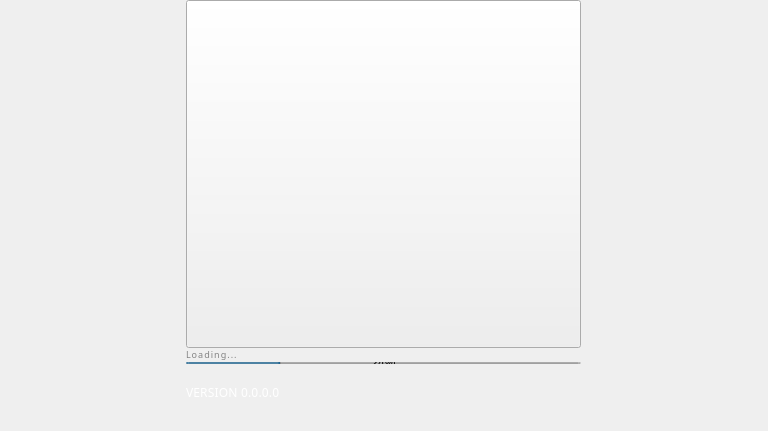
<?xml version="1.0" encoding="UTF-8"?>
<ui version="4.0">
<class>Splash</class>
	<widget class="QWidget"
      		name="Splash">
		<property name="geometry">
			<rect>
				<x>0</x>
				<y>0</y>
				<width>768</width>
				<height>431</height>
			</rect>
		</property>
		<property name="minimumSize">
			<size>
				<width>768</width>
				<height>431</height>
			</size>
		</property>
		<property name="maximumSize">
			<size>
				<width>16777215</width>
				<height>700</height>
			</size>
		</property>
		<property name="windowTitle">
			<string>Form</string>
		</property>
		<layout class="QVBoxLayout"
      			name="verticalLayout_2">
			<property name="spacing">
				<number>0</number>
			</property>
			<property name="leftMargin">
				<number>0</number>
			</property>
			<property name="topMargin">
				<number>0</number>
			</property>
			<property name="rightMargin">
				<number>0</number>
			</property>
			<property name="bottomMargin">
				<number>0</number>
			</property>
			<item>
				<widget class="QFrame"
      					name="frame">
					<property name="minimumSize">
						<size>
							<width>750</width>
							<height>520</height>
						</size>
					</property>
					<property name="styleSheet">
						<string notr="true"/>
					</property>
					<property name="frameShape">
						<enum>QFrame::NoFrame</enum>
					</property>
					<property name="frameShadow">
						<enum>QFrame::Plain</enum>
					</property>
					<layout class="QVBoxLayout"
      						name="verticalLayout">
						<property name="spacing">
							<number>0</number>
						</property>
						<property name="leftMargin">
							<number>0</number>
						</property>
						<property name="topMargin">
							<number>0</number>
						</property>
						<property name="rightMargin">
							<number>0</number>
						</property>
						<property name="bottomMargin">
							<number>0</number>
						</property>
						<property name="alignment">
							<set>Qt::AlignTop|Qt::AlignHCenter</set>
						</property>
						<item>
							<widget class="QPushButton"
      								name="imgLogo">
								<property name="minimumSize">
									<size>
										<width>395</width>
										<height>348</height>
									</size>
								</property>
								<property name="focusPolicy">
									<enum>Qt::NoFocus</enum>
								</property>
								<property name="text">
									<string/>
								</property>
								<property name="iconSize">
									<size>
										<width>395</width>
										<height>348</height>
									</size>
								</property>
							</widget>
						</item>
						<item>
							<widget class="QWidget"
      								name="horizontalWidget"
      								native="true">
								<property name="minimumSize">
									<size>
										<width>395</width>
										<height>12</height>
									</size>
								</property>
								<property name="maximumSize">
									<size>
										<width>395</width>
										<height>12</height>
									</size>
								</property>
								<widget class="QLabel"
      									name="lblMessage">
									<property name="geometry">
										<rect>
											<x>0</x>
											<y>0</y>
											<width>395</width>
											<height>12</height>
										</rect>
									</property>
									<property name="sizePolicy">
										<sizepolicy hsizetype="Maximum"
          											vsizetype="Maximum">
											<horstretch>0</horstretch>
											<verstretch>0</verstretch>
										</sizepolicy>
									</property>
									<property name="minimumSize">
										<size>
											<width>0</width>
											<height>0</height>
										</size>
									</property>
									<property name="maximumSize">
										<size>
											<width>235</width>
											<height>22</height>
										</size>
									</property>
									<property name="styleSheet">
										<string notr="true">
											height: 11px;
											width: 91px;
											color: #828282;
											font-family: Nevan;
											font-size: 9px;
											letter-spacing: 1.04px;
											line-height: 12px;
										</string>
									</property>
									<property name="text">
										<string>Loading...</string>
									</property>
									<property name="alignment">
										<set>Qt::AlignTop|Qt::AlignLeft</set>
									</property>
								</widget>
							</widget>
						</item>
						<item>
							<widget class="QWidget"
      								name="layoutProgress"
      								native="true">
								<property name="minimumSize">
									<size>
										<width>395</width>
										<height>4</height>
									</size>
								</property>
								<property name="maximumSize">
									<size>
										<width>395</width>
										<height>4</height>
									</size>
								</property>
								<layout class="QHBoxLayout"
      									name="horizontalLayout">
									<property name="spacing">
										<number>0</number>
									</property>
									<property name="leftMargin">
										<number>0</number>
									</property>
									<property name="topMargin">
										<number>2</number>
									</property>
									<property name="rightMargin">
										<number>0</number>
									</property>
									<property name="bottomMargin">
										<number>0</number>
									</property>
									<item>
										<widget class="QProgressBar"
      											name="progressBar">
											<property name="value">
												<number>24</number>
											</property>
										</widget>
									</item>
								</layout>
							</widget>
						</item>
						<item>
							<spacer name="horizontalSpacer_1">
								<property name="orientation">
									<enum>Qt::Vertical</enum>
								</property>
								<property name="sizeType">
									<enum>QSizePolicy::Fixed</enum>
								</property>
								<property name="sizeHint"
        									stdset="0">
									<size>
										<width>40</width>
										<height>20</height>
									</size>
								</property>
							</spacer>
						</item>
						<item>
							<widget class="QLabel"
      								name="lblVersion">
								<property name="geometry">
									<rect>
										<x>0</x>
										<y>0</y>
										<width>200</width>
										<height>16</height>
									</rect>
								</property>
								<property name="sizePolicy">
									<sizepolicy hsizetype="Maximum"
          										vsizetype="Maximum">
										<horstretch>0</horstretch>
										<verstretch>0</verstretch>
									</sizepolicy>
								</property>
								<property name="minimumSize">
									<size>
										<width>0</width>
										<height>0</height>
									</size>
								</property>
								<property name="maximumSize">
									<size>
										<width>200</width>
										<height>16</height>
									</size>
								</property>
								<property name="styleSheet">
									<string notr="true">
										height: 16px;
										width: 85px;
										color: #FFFFFF;
										font-family: Nevan;
										font-size: 12px;
										letter-spacing: 0.2px;
										line-height: 16px;
										text-align: center;
									</string>
								</property>
								<property name="text">
									<string>VERSION 0.0.0.0</string>
								</property>
								<property name="alignment">
									<set>Qt::AlignTop|Qt::AlignLeft</set>
								</property>
							</widget>
						</item>
					</layout>
				</widget>
			</item>
		</layout>
	</widget>
	<resources/>
	<connections/>
</ui>
